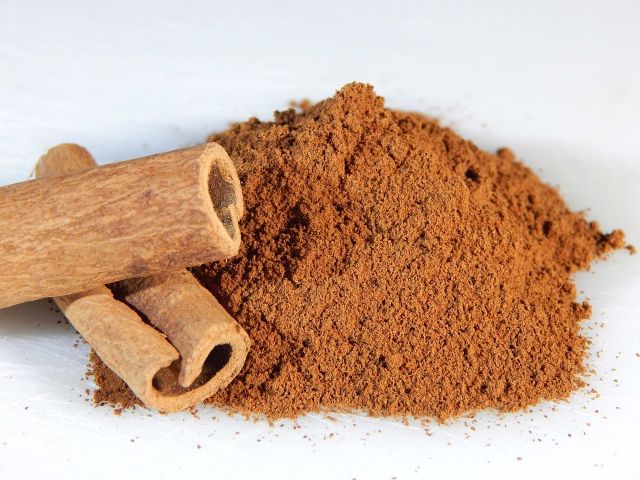
#> input picture images/1.jpg, 1280 x 960 px (shown at 1/2 size); its folder holds only this picture in this run
$ python compress.py
#> lines starting #> are read from the running program, lines starting #| are printed output that depends on the picture
import os
from pathlib import Path
from PIL import Image, ImageOps

# -------- Config --------
SRC_DIR        = Path("images")
OUT_DIR        = Path("images_optimized")        # hi-res optimized
THUMB_DIR      = OUT_DIR / "thumbs"              # low-res thumbs for blur-up
MAX_WIDTH_HI   = 1600                            # downscale if wider (keeps aspect)
THUMB_WIDTH    = 400                             # small, fast thumbnails
JPEG_QUALITY   = 85                              # visually lossless range 80–88
WEBP_QUALITY   = 80                              # optional WebP copies
MAKE_WEBP      = True                            # set False to skip WebP
STRIP_EXIF     = True

SUPPORTED = (".jpg", ".jpeg", ".png")

def ensure_dirs():
    OUT_DIR.mkdir(parents=True, exist_ok=True)
    THUMB_DIR.mkdir(parents=True, exist_ok=True)

def strip_exif(img: Image.Image) -> Image.Image:
    # Convert to no-metadata RGB
    if img.mode not in ("RGB", "RGBA"):
        img = img.convert("RGB")
    data = list(img.getdata())
    out = Image.new(img.mode, img.size)
    out.putdata(data)
    return out

def save_jpeg(img: Image.Image, path: Path, quality=JPEG_QUALITY):
    params = dict(
        format="JPEG",
        quality=quality,
        optimize=True,
        progressive=True,
        subsampling="4:2:0",
    )
    img.save(path, **params)

def save_webp(img: Image.Image, path: Path, quality=WEBP_QUALITY):
    img.save(path, format="WEBP", quality=quality, method=6)

def resize_by_width(img: Image.Image, target_w: int) -> Image.Image:
    w, h = img.size
    if w <= target_w:
        return img
    ratio = target_w / float(w)
    return img.resize((target_w, int(h * ratio)), Image.LANCZOS)

def process_one(src: Path):
    try:
        if src.suffix.lower() not in SUPPORTED:
            return

        # Skip 0-byte or corrupt files
        if src.stat().st_size == 0:
            print(f"⚠️  Skipping empty file: {src}")
            return

        rel = src.relative_to(SRC_DIR)
        out_hi   = OUT_DIR / rel.with_suffix(".jpg")
        out_webp = OUT_DIR / rel.with_suffix(".webp")
        out_thumb= THUMB_DIR / rel.with_suffix(".jpg")

        out_hi.parent.mkdir(parents=True, exist_ok=True)
        out_thumb.parent.mkdir(parents=True, exist_ok=True)

        img = Image.open(src)
#> img is the input picture: PIL image 1280x960 RGB; mean R, G, B 205.2, 172.9, 151.4
        img.load()

        # Normalize & optionally strip EXIF
        if STRIP_EXIF:
            img = strip_exif(img)
#> in strip_exif, `data = list(img.getdata())`: data = 1228800 items
#> in strip_exif, `out = Image.new(img.mode, img.size)`: out: PIL image 1280x960 RGB; every value is 0
        else:
            if img.mode not in ("RGB", "RGBA"):
                img = img.convert("RGB")

        # Hi-res (resize if wider than MAX_WIDTH_HI)
        hi = resize_by_width(img, MAX_WIDTH_HI)
        save_jpeg(hi, out_hi)

        # Thumbnail
        thumb = resize_by_width(img, THUMB_WIDTH)
#> call 2 of resize_by_width, with target_w = 400
#> in resize_by_width (call 2), `return img.resize((target_w, int(h * ratio)), Image.LANCZOS)`:
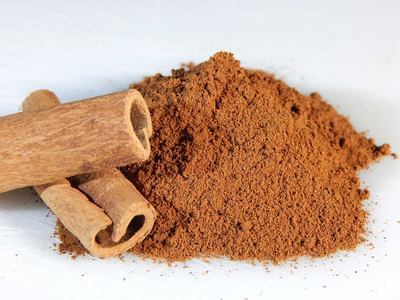
#> returned value: PIL image 400x300 RGB; mean R, G, B 205.2, 172.9, 151.4
        save_jpeg(thumb, out_thumb, quality=70)  # smaller/faster for blur-up

        # Optional WebP (often even smaller)
        if MAKE_WEBP:
            save_webp(hi, out_webp)

        print(f"✅ {src} → {out_hi} (+ thumb, {'+ webp' if MAKE_WEBP else ''})")

    except Exception as e:
        print(f"❌ Error processing {src}: {e}")

def main():
    ensure_dirs()
    for root, _, files in os.walk(SRC_DIR):
        for f in files:
            p = Path(root) / f
            process_one(p)

if __name__ == "__main__":
    main()
